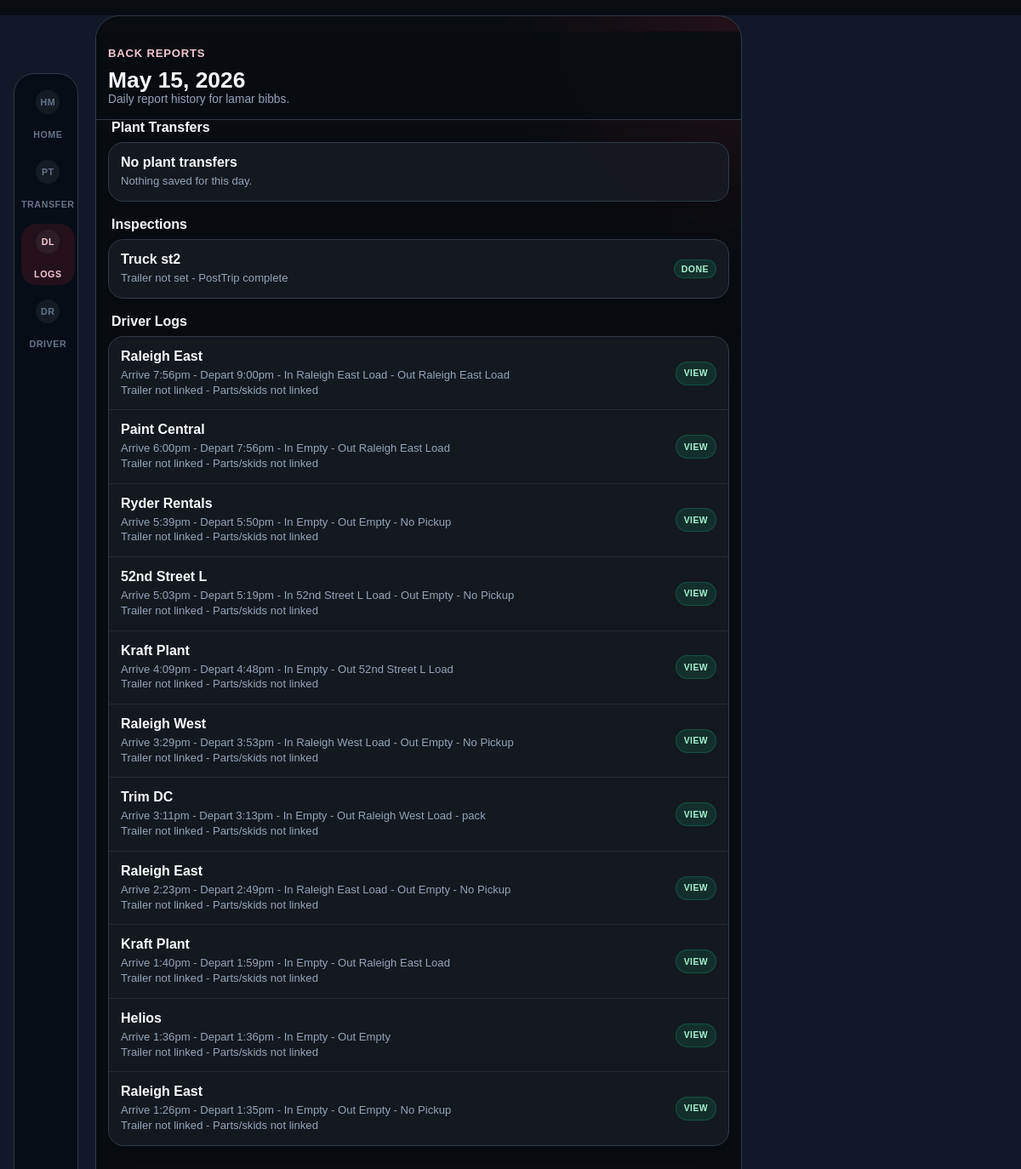
The page /mobile/history/2026-05-15 (signed in) on the database its author committed.
### app/models/user.py (models this page shows, shortened)
class User(db.Model, UserMixin):
    __tablename__ = "user"
    id = db.Column(db.Integer, primary_key=True)
    username = db.Column(db.String(64), unique=True, nullable=False)
    email = db.Column(db.String(120), unique=True, nullable=False)
    password_hash = db.Column(db.String(128))
    role = db.Column(db.String(20), default="driver")  # "driver" or "management"
    first_name = db.Column(db.String(64), nullable=True)
    last_name = db.Column(db.String(64), nullable=True)
    employee_id = db.Column(db.String(32), nullable=True)
    shift = db.Column(db.String(16), nullable=True)
    department = db.Column(db.String(32), nullable=True)
    tasks = db.relationship(
        "Task",
        backref="assigned_user",
        lazy="dynamic",
        foreign_keys="Task.assigned_to",
    )
    driver_logs = db.relationship(
        "DriverLog",
        backref="driver",
        lazy="dynamic",
        foreign_keys="DriverLog.driver_id",
    )
    pretrips = db.relationship(
        "PreTrip",
        backref="driver",
        lazy="dynamic",
        foreign_keys="PreTrip.user_id",
    )
    chat_messages = db.relationship("ChatMessage", backref="user", lazy="dynamic")
    @property
    def display_name(self):
        name = " ".join(part for part in [self.first_name, self.last_name] if part)
        return name or self.username

### app/models/trip.py (models this page shows)
class PreTrip(db.Model):
    __tablename__ = "pretrip"
    id = db.Column(db.Integer, primary_key=True)
    user_id = db.Column(db.Integer, db.ForeignKey("user.id"), nullable=False)
    truck_number = db.Column(db.String(50))
    trailer_number = db.Column(db.String(50))
    pretrip_date = db.Column(db.Date, default=date.today)
    shift = db.Column(db.String(10))
    start_mileage = db.Column(db.Integer)
    truck_type = db.Column(db.String(20))
    oil_system_status = db.Column(db.String(20))
    tires_ok = db.Column(db.Boolean, default=False)
    tires_status = db.Column(db.String(50))
    cab_doors_windows = db.Column(db.Boolean, default=False)
    body_doors = db.Column(db.Boolean, default=False)
    oil_leak = db.Column(db.Boolean, default=False)
    grease_leak = db.Column(db.Boolean, default=False)
    coolant_leak = db.Column(db.Boolean, default=False)
    fuel_leak = db.Column(db.Boolean, default=False)
    gc_no_defects = db.Column(db.Boolean, default=False)
    gauges_warning = db.Column(db.Boolean, default=False)
    wipers = db.Column(db.Boolean, default=False)
    horn = db.Column(db.Boolean, default=False)
    heater_defroster = db.Column(db.Boolean, default=False)
    mirrors = db.Column(db.Boolean, default=False)
    seat_belts_steering = db.Column(db.Boolean, default=False)
    clutch = db.Column(db.Boolean, default=False)
    service_brakes = db.Column(db.Boolean, default=False)
    parking_brake = db.Column(db.Boolean, default=False)
    emergency_brakes = db.Column(db.Boolean, default=False)
    triangles = db.Column(db.Boolean, default=False)
    fire_extinguisher = db.Column(db.Boolean, default=False)
    safety_equipment = db.Column(db.Boolean, default=False)
    incab_no_defects = db.Column(db.Boolean, default=False)
    oil_level = db.Column(db.Boolean, default=False)
    coolant_level = db.Column(db.Boolean, default=False)
    belts = db.Column(db.Boolean, default=False)
    hoses = db.Column(db.Boolean, default=False)
    ec_no_defects = db.Column(db.Boolean, default=False)
    lights_working = db.Column(db.Boolean, default=False)
    reflectors = db.Column(db.Boolean, default=False)
    suspension = db.Column(db.Boolean, default=False)
    tires = db.Column(db.Boolean, default=False)
    wheels_rims = db.Column(db.Boolean, default=False)
    battery = db.Column(db.Boolean, default=False)
    exhaust = db.Column(db.Boolean, default=False)
    brakes = db.Column(db.Boolean, default=False)
    air_lines = db.Column(db.Boolean, default=False)
    light_line = db.Column(db.Boolean, default=False)
    fifth_wheel = db.Column(db.Boolean, default=False)
    coupling = db.Column(db.Boolean, default=False)
    tie_downs = db.Column(db.Boolean, default=False)
    rear_end_protection = db.Column(db.Boolean, default=False)
    exterior_no_defects = db.Column(db.Boolean, default=False)
    towed_bodydoors = db.Column(db.Boolean, default=False)
    towed_tiedowns = db.Column(db.Boolean, default=False)
    towed_lights = db.Column(db.Boolean, default=False)
    towed_reflectors = db.Column(db.Boolean, default=False)
    towed_suspension = db.Column(db.Boolean, default=False)
    towed_tires = db.Column(db.Boolean, default=False)
    towed_wheels = db.Column(db.Boolean, default=False)
    towed_brakes = db.Column(db.Boolean, default=False)
    towed_landing_gear = db.Column(db.Boolean, default=False)
    towed_kingpin = db.Column(db.Boolean, default=False)
    towed_fifthwheel = db.Column(db.Boolean, default=False)
    towed_othercoupling = db.Column(db.Boolean, default=False)
    towed_rearend = db.Column(db.Boolean, default=False)
    towed_no_defects = db.Column(db.Boolean, default=False)
    damage_report = db.Column(db.Text)
    created_at = db.Column(db.DateTime, default=datetime.utcnow)
    updated_at = db.Column(db.DateTime, onupdate=datetime.utcnow)
    deleted_at = db.Column(db.DateTime, nullable=True)
    deleted_by_id = db.Column(db.Integer, db.ForeignKey("user.id"), nullable=True)
    deleted_by = db.relationship("User", foreign_keys=[deleted_by_id])
    posttrip = db.relationship("PostTrip", uselist=False, backref="pretrip")

### app/models/log.py (models this page shows, shortened)
class DriverLog(db.Model):
    __tablename__ = "driver_log"
    id = db.Column(db.Integer, primary_key=True)
    driver_id = db.Column(db.Integer, db.ForeignKey("user.id"), nullable=False)
    date = db.Column(db.Date, nullable=False)
    arrive_time = db.Column(db.String(20))
    depart_time = db.Column(db.String(20))
    downtime_reason = db.Column(db.String(200), nullable=True)
    dock_wait_minutes = db.Column(db.Integer, nullable=True)
    part_number = db.Column(db.String(80), nullable=True)
    hot_parts = db.Column(db.Boolean, default=False)
    no_pickup = db.Column(db.Boolean, default=False)
    load_size = db.Column(db.String(80), nullable=False)
    depart_load_size = db.Column(db.String(80), nullable=True)
    secondary_load = db.Column(db.String(80), nullable=True)
    plant_name = db.Column(db.String(20), nullable=False)
    maintenance = db.Column(db.Boolean, default=False)
    fuel = db.Column(db.Boolean, default=False)
    fuel_mileage = db.Column(db.Integer, nullable=True)
    meeting = db.Column(db.Boolean, default=False)
    created_at = db.Column(db.DateTime, default=datetime.utcnow)
    updated_at = db.Column(db.DateTime, onupdate=datetime.utcnow)
    deleted_at = db.Column(db.DateTime, nullable=True)
    deleted_by_id = db.Column(db.Integer, db.ForeignKey("user.id"), nullable=True)
    deleted_by = db.relationship("User", foreign_keys=[deleted_by_id])

### app/blueprints/driver/routes.py (the view)
@bp.route("/mobile/history/<report_date>")
@login_required
def mobile_day_report(report_date):
    if current_user.role == "management":
        return redirect(url_for("manager.manager_dashboard"))
    parsed_date = _parse_report_date(report_date)
    if parsed_date is None:
        return redirect(url_for("driver.mobile_history"))
    logs = (
        _active_driver_logs_query().filter_by(driver_id=current_user.id, date=parsed_date)
        .order_by(DriverLog.created_at.desc())
        .all()
    )
    pretrips = (
        _active_pretrips_query().filter_by(user_id=current_user.id, pretrip_date=parsed_date)
        .order_by(PreTrip.created_at.desc())
        .all()
    )
    transfers = (
        _active_plant_transfers_query().filter_by(user_id=current_user.id, transfer_date=parsed_date)
        .order_by(PlantTransfer.created_at.desc())
        .all()
    )
    log_routes = _driver_log_route_context(logs)
    log_reports = [
        {"log": log, "route": log_routes.get(log.id), "freight": _log_freight_summary(log, transfers)}
        for log in logs
    ]
    transfer_reports = [_transfer_summary(transfer) for transfer in transfers]
    today_local_date = _today_local_date()
    return render_template(
        "mobile_day_report.html",
        report_date=parsed_date,
        today_local_date=today_local_date,
        logs=logs,
        log_reports=log_reports,
        log_routes=log_routes,
        pretrips=pretrips,
        transfers=transfers,
        transfer_reports=transfer_reports,
    )

### templates/mobile_day_report.html (shortened to what this page needs)
<!DOCTYPE html>
<html lang="en">
<head>
</head>
<body>
  <div class="shell">
    <header class="top">
      <a class="back" href="{{ url_for('driver.mobile_history') }}">Back Reports</a>
      <h1>{{ report_date.strftime('%b %d, %Y') }}</h1>
      <p class="sub">Daily report history for {{ current_user.display_name }}.</p>
    </header>
    <h2 class="section-title">Plant Transfers</h2>
    <div class="card">
      {% if transfers %}
        {% for transfer in transfers %}
          {% set summary = transfer_reports[loop.index0] %}
          <a class="row" href="{{ url_for('driver.view_plant_transfer', transfer_id=transfer.id) }}">
            <div>
              <p class="title">{{ transfer.ship_from }} to {{ transfer.ship_to }}</p>
              <p class="meta">Trailer {{ summary.trailer }} - No. {{ summary.transfer_number }}</p>
              <p class="meta">Parts/skids: {{ summary.parts|join('; ') }}</p>
            </div>
            <span class="badge">View</span>
          </a>
        {% endfor %}
      {% else %}
        <div class="row"><div><p class="title">No plant transfers</p><p class="meta">Nothing saved for this day.</p></div></div>
      {% endif %}
    </div>
    <h2 class="section-title">Inspections</h2>
    <div class="card">
      {% if pretrips %}
        {% for pretrip in pretrips %}
          <a class="row" href="{{ url_for('driver.view_pretrip', pretrip_id=pretrip.id) }}">
            <div>
              <p class="title">Truck {{ pretrip.truck_number or 'not set' }}</p>
              <p class="meta">Trailer {{ pretrip.trailer_number or 'not set' }} - {{ 'PostTrip complete' if pretrip.posttrip else 'PostTrip due' }}</p>
            </div>
            <span class="badge {% if not pretrip.posttrip %}warn{% endif %}">{{ 'Done' if pretrip.posttrip else 'Due' }}</span>
          </a>
        {% endfor %}
      {% else %}
        <div class="row"><div><p class="title">No inspections</p><p class="meta">Nothing saved for this day.</p></div></div>
      {% endif %}
    </div>
    <h2 class="section-title">Driver Logs</h2>
    <div class="card">
      {% if log_reports %}
        {% for report in log_reports %}
          {% set log = report.log %}
          <div class="row">
            <div>
              {% set route = report.route %}
              <p class="title">{{ route.plant if route else log.plant_name }}</p>
              <p class="meta">Arrive {{ log.arrive_time|to_local_time if log.arrive_time else '--' }} - Depart {{ log.depart_time|to_12h_format if log.depart_time else '--' }} - In {{ route.arrive_desc if route else log.load_size }} - Out {% if route and route.depart_desc is none %}--{% elif route %}{{ route.depart_desc }}{% else %}{{ log.depart_load_size or '--' }}{% endif %}{% if log.no_pickup %} - No Pickup{% endif %}{% if log.part_number %} - {{ log.part_number }}{% endif %}</p>
              {% if report.freight %}
                {% for freight in report.freight %}
                  <p class="meta">Trailer {{ freight.trailer }} - {{ freight.route }} - {{ freight.parts|join('; ') }}</p>
                {% endfor %}
              {% else %}
                <p class="meta">Trailer not linked - Parts/skids not linked</p>
              {% endif %}
            </div>
            <div class="actions" aria-label="Driver log actions">
              <a class="mini-btn success" href="{{ url_for('driver.view_driver_log', log_id=log.id) }}">View</a>
            </div>
          </div>
        {% endfor %}
      {% else %}
        <div class="row"><div><p class="title">No driver logs</p><p class="meta">Nothing saved for this day.</p></div></div>
      {% endif %}
    </div>
  </div>
  <nav class="side-nav" aria-label="Driver wide navigation">
    <a class="nav-link" href="{{ url_for('driver.mobile_dashboard') }}"><strong>HM</strong><span>Home</span></a>
    <a class="nav-link" href="{{ url_for('driver.new_plant_transfer') }}"><strong>PT</strong><span>Transfer</span></a>
    <a class="nav-link active" href="{{ url_for('driver.driver_logs') }}"><strong>DL</strong><span>Logs</span></a>
    <a class="nav-link" href="{{ url_for('driver.profile') }}"><strong>DR</strong><span>Driver</span></a>
  </nav>
</body>
</html>

### rows shown on the page
User: display_name "lamar bibbs"
PreTrip: truck_number "st2", trailer_number "not set", posttrip "PostTrip complete", posttrip "DONE"
DriverLog: arrive_time|to_local_time "7:56pm", depart_time|to_12h_format "9:00pm"
DriverLog: plant "Paint Central", arrive_time|to_local_time "6:00pm", depart_time|to_12h_format "7:56pm", load_size "Empty", depart_desc "Raleigh East Load", plant "Raleigh East", depart_load_size "Raleigh East Load", depart_desc "Empty", shows "- No Pickup", plant "Kraft Plant"
DriverLog: plant_name "Ryder Rentals", arrive_time|to_local_time "5:39pm", depart_time|to_12h_format "5:50pm", arrive_desc "Empty", depart_desc "Empty", no_pickup "- No Pickup"
DriverLog: arrive_time|to_local_time "5:03pm", depart_time|to_12h_format "5:19pm"
DriverLog: arrive_time|to_local_time "4:09pm", depart_time|to_12h_format "4:48pm"
DriverLog: arrive_time|to_local_time "3:29pm", depart_time|to_12h_format "3:53pm"
DriverLog: plant_name "Trim DC", arrive_time|to_local_time "3:11pm", depart_time|to_12h_format "3:13pm", load_size "Empty", depart_desc "Raleigh West Load", part_number "pack"
DriverLog: arrive_time|to_local_time "2:23pm", depart_time|to_12h_format "2:49pm"
DriverLog: arrive_time|to_local_time "1:40pm", depart_time|to_12h_format "1:59pm"
DriverLog: plant_name "Helios", arrive_time|to_local_time "1:36pm", depart_time|to_12h_format "1:36pm", arrive_desc "Empty", depart_desc "Empty"
DriverLog: arrive_time|to_local_time "1:26pm", depart_time|to_12h_format "1:35pm"

### other values the page prints
{{ report_date.strftime('%b %d, %Y') }} "May 15, 2026"
{{ route.plant if route else log.plant_name }} "Raleigh East" "52nd Street L" "Kraft Plant" "Raleigh West" "Raleigh East"
{{ route.arrive_desc if route else log.load_size }} "Raleigh East Load" "52nd Street L Load" "Empty" "Raleigh West Load" "Empty"
{{ route.depart_desc }} "Raleigh East Load" "Empty" "52nd Street L Load" "Empty" "Empty"
